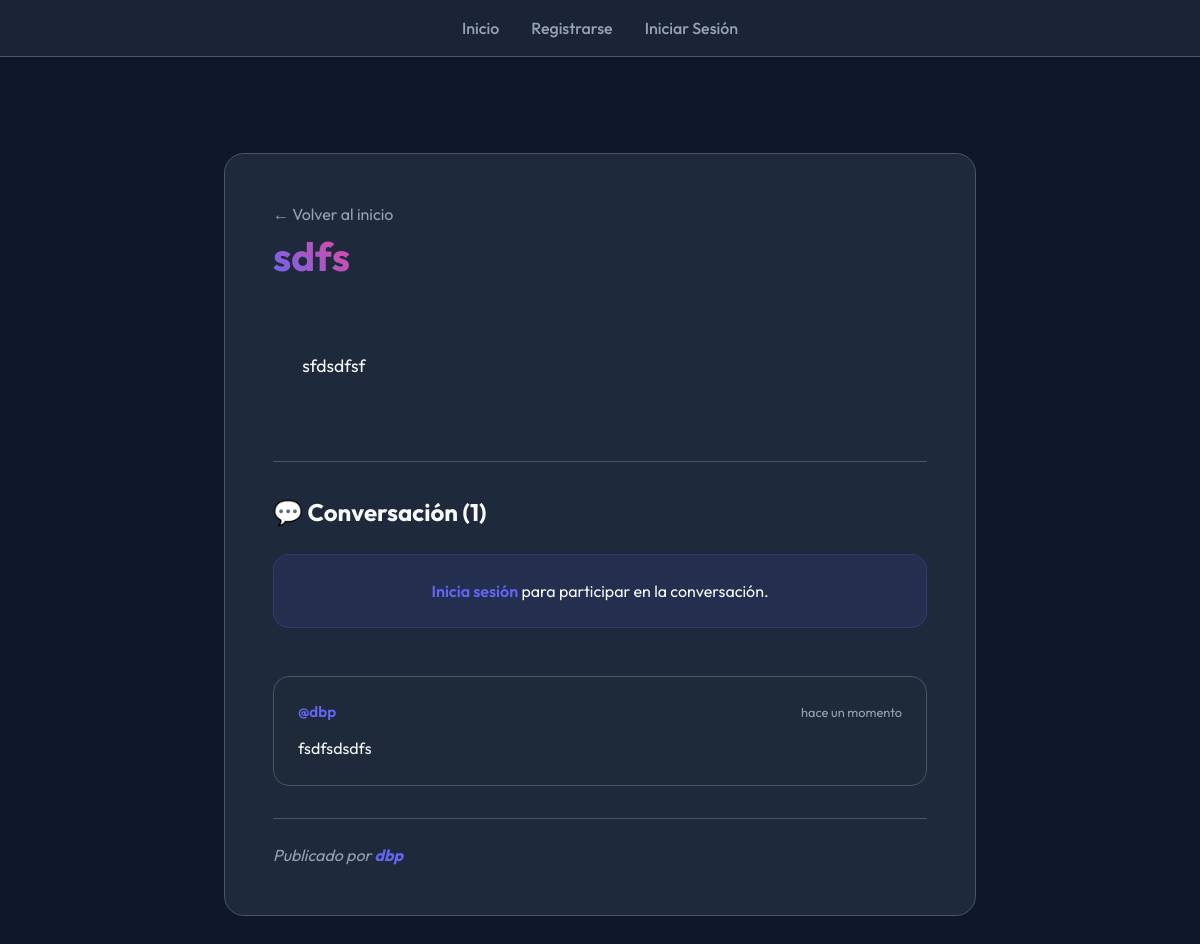
/post/1, run on an earlier commit of the app's database.
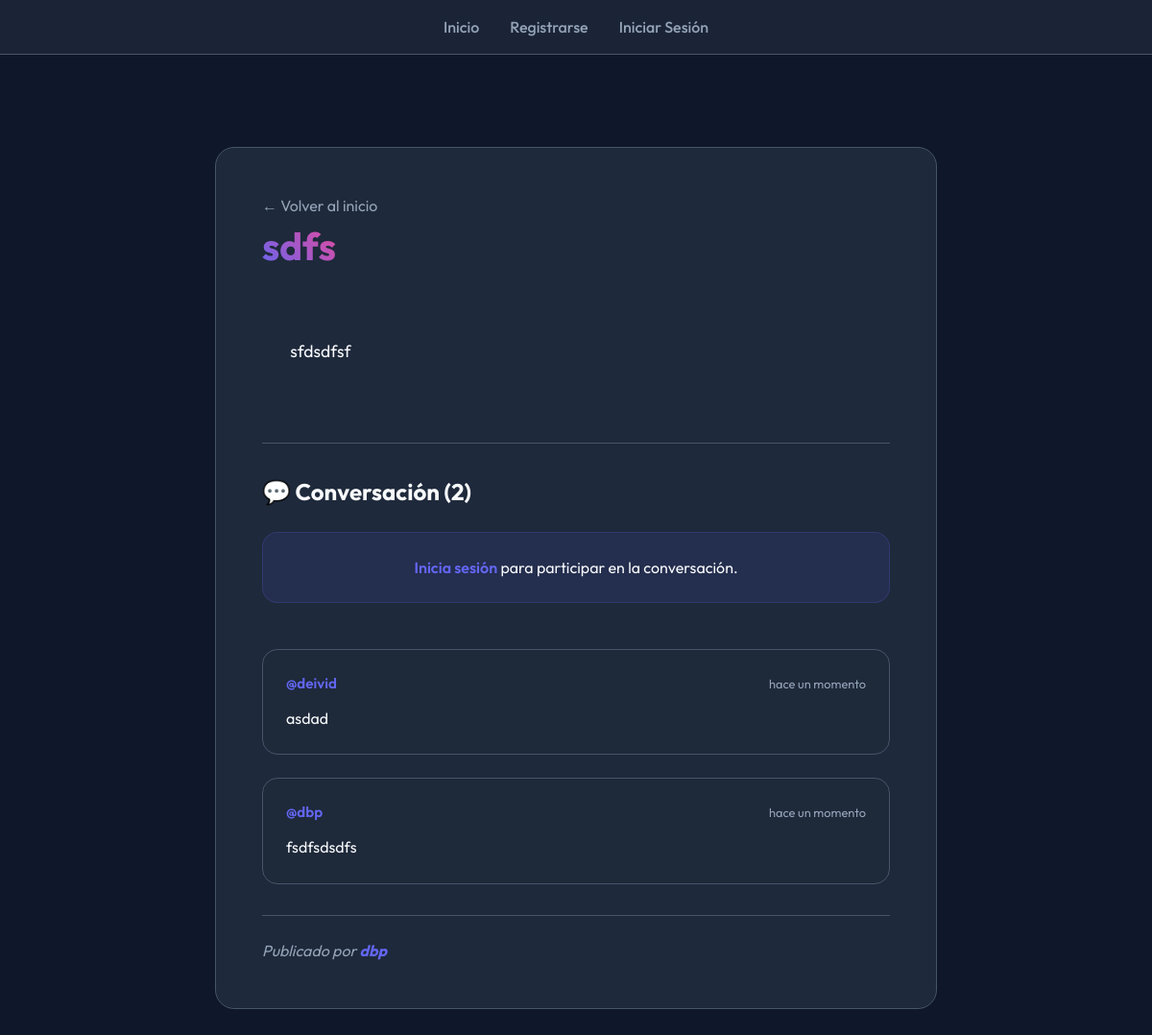
And on a later commit of the database.
### models.py (models this page shows, shortened)
class Post(db.Model):
    id = db.Column(db.Integer, primary_key=True)
    titulo = db.Column(db.String(200), nullable=False)
    contenido = db.Column(db.Text, nullable=False)
    user_id = db.Column(db.Integer, db.ForeignKey("usuario.id"))
    autor = db.relationship('Usuario', backref=db.backref('posts', lazy=True))
    comentarios = db.relationship("Comentario", backref="post", lazy=True, order_by="Comentario.id.desc()")

class Comentario(db.Model):
    id = db.Column(db.Integer, primary_key=True)
    contenido = db.Column(db.Text)
    fecha = db.Column(db.DateTime)
    post_id = db.Column(db.Integer, db.ForeignKey("post.id"))
    usuario_id = db.Column(db.Integer, db.ForeignKey("usuario.id"))

class Usuario(db.Model, UserMixin):     # Herencia múltiple de UserMixin sobre nuestra clase Usuario. Ganamos así 4 métodos nuevos entre ellos is_active
    id = db.Column(db.Integer, primary_key=True)
    username = db.Column(db.String(100), unique=True, nullable=False)
    password = db.Column(db.String(200), nullable=False)
    rol= db.Column(db.String(50), nullable=False, default="usuario")
    comentarios = db.relationship("Comentario", backref="usuario", lazy=True)

### main.py (the view)
@app.route('/post/<int:id>')
def ver_post(id):
    post = Post.query.get_or_404(id)
    return render_template("ver_post.html", post=post)

### templates/ver_post.html (shortened to what this page needs)
{% extends "base.html" %}
{% block content %}
<div class="post-single">
    <a href="{{ url_for('home') }}" class="back-link">← Volver al inicio</a>
    <h1>{{ post.titulo }}</h1>
    <div class="post-content">
        {{ post.contenido }}
    </div>
    <div class="comments-section" style="margin-top: 3rem; border-top: 1px solid var(--border); padding-top: 2rem;">
        <h3 style="margin-bottom: 1.5rem; font-size: 1.5rem; color: var(--text-main);">💬 Conversación ({{
            post.comentarios|length }})</h3>
        {% if current_user.is_authenticated %}
        <form action="{{ url_for('publicar_comentario', id=post.id) }}" method="POST"
            style="display: flex; flex-direction: column; gap: 1rem; margin-bottom: 3rem;">
            <textarea name="contenido" placeholder="Escribe tu comentario aquí..." required
                style="width: 100%; min-height: 120px; padding: 1.25rem; border-radius: 16px; background: var(--card-bg); color: var(--text-main); border: 1px solid var(--border); font-family: inherit; font-size: 1rem; transition: all 0.3s ease; box-shadow: inset 0 2px 4px rgba(0,0,0,0.1);"></textarea>
            <button type="submit" class="btn-primary"
                style="align-self: flex-end; background: linear-gradient(135deg, var(--primary), #4f46e5); color: white; border: none; padding: 0.8rem 2rem; cursor: pointer; border-radius: 12px; font-weight: 600; box-shadow: 0 4px 12px rgba(99, 102, 241, 0.3); transition: all 0.3s ease;">Publicar
                Comentario</button>
        </form>
        {% else %}
        <div
            style="background: rgba(99, 102, 241, 0.1); border: 1px solid rgba(99, 102, 241, 0.2); padding: 1.5rem; border-radius: 16px; margin-bottom: 3rem; text-align: center;">
            <p style="color: var(--text-main);">
                <a href="{{ url_for('login') }}"
                    style="color: var(--primary); font-weight: 600; text-decoration: none;">Inicia sesión</a> para
                participar en la conversación.
            </p>
        </div>
        {% endif %}
        <div class="comments-list" style="display: flex; flex-direction: column; gap: 1.5rem;">
            {% for comentario in post.comentarios %}
            <div class="comment-card"
                style="padding: 1.5rem; background: rgba(30, 41, 59, 0.2); border-radius: 16px; border: 1px solid var(--border);">
                <div
                    style="display: flex; justify-content: space-between; align-items: center; margin-bottom: 0.75rem;">
                    <span style="color: var(--primary); font-weight: 600; font-size: 0.95rem;">@{{
                        comentario.usuario.username }}</span>
                    <span style="color: var(--text-muted); font-size: 0.8rem;">hace un momento</span>
                </div>
                <p style="color: var(--text-main); line-height: 1.6; font-size: 1rem;">{{ comentario.contenido }}</p>
            </div>
            {% else %}
            <div style="text-align: center; color: var(--text-muted); padding: 2rem 0;">
                <p>No hay comentarios aún. ¡Sé el primero en opinar!</p>
            </div>
            {% endfor %}
        </div>
    </div>
    <div class="post-footer">
        <div class="author-info">
            Publicado por <strong>{{ post.autor.username if post.autor else 'Anónimo' }}</strong>
        </div>
    </div>
</div>
{% endblock %}

### templates/base.html (shortened to what this page needs)
<!DOCTYPE html>
<html lang="es">
<head>
</head>
<body>
  <nav>
    <a href="{{ url_for('home') }}">Inicio</a>
    {% if current_user.is_authenticated %}
    <a href="{{ url_for('nuevo_post') }}">Nuevo Post</a>
    <form action="{{ url_for('logout') }}" method="POST" style="display:inline;">
      <button type="submit"
        style="background:none; border:none; color:var(--text-muted); font-family:inherit; font-size:inherit; cursor:pointer; font-weight:500;">Cerrar
        Sesión</button>
    </form>
    {% else %}
    <a href="{{ url_for('registro') }}">Registrarse</a>
    <a href="{{ url_for('login') }}">Iniciar Sesión</a>
    {% endif %}
  </nav>
  <div class="container">
    {% block content %}{% endblock %}
  </div>
</body>
</html>

What changed in the data, as far as the page shows it:
added Comentario: usuario.username "deivid", contenido "asdad"
Also different on the page:
{{ post.comentarios|length }}: "1" → "2"
